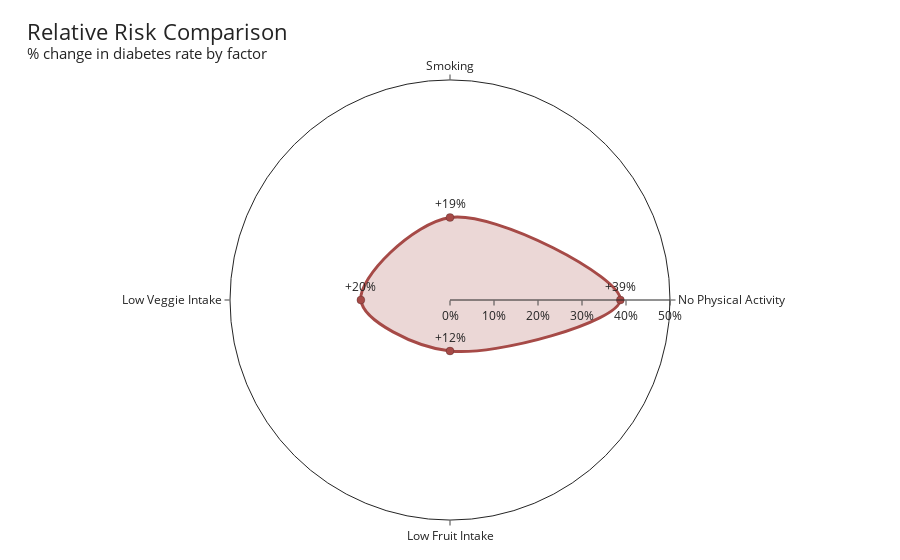

Write notebook code for a chart like this one.
### Markdown cell above
### Relative Risk Radar
*Compute the % change in diabetes prevalence for each factor and visualize it on a radar chart.*

### Code cell
# Radar: % increase = (with/without - 1) * 100 
import math
import plotly.graph_objects as go

df_bars["% Increase"] = (df_bars["With Risk"] / df_bars["Without Risk"] - 1) * 100

# Categories + values
cats = df_bars["Factor"].tolist()
vals = df_bars["% Increase"].tolist()
cats_closed = cats + cats[:1]
vals_closed = vals + vals[:1]

# Axis bounds with padding (handles negatives)
vmax = max(vals) if vals else 0
vmin = min(vals) if vals else 0
pad_hi = 0.10 * (abs(vmax) if vmax else 1)
pad_lo = 0.10 * (abs(vmin) if vmin else 1)
rmax = max(10, math.ceil((vmax + pad_hi) / 10.0) * 10.0)
rmin = math.floor((min(0, vmin - pad_lo)) / 10.0) * 10.0

hover = [
    (f"<b>{row.Factor}</b><br>"
     f"With risk: {row['With Risk']:.1%}<br>"
     f"Without risk: {row['Without Risk']:.1%}<br>"
     f"Δ risk: {row['% Increase']:+.1f}%")
    for _, row in df_bars.iterrows()
]
hover_closed = hover + hover[:1]

line_color = "#a64a47"
fill_color = "rgba(166, 74, 71, 0.22)"

fig = go.Figure()

fig.add_trace(go.Scatterpolar(
    theta=cats_closed, r=vals_closed,
    mode="lines",
    line=dict(color=line_color, width=3, shape="spline"),
    fill="toself", fillcolor=fill_color,
    hoveron="points+fills",            
    hoverinfo="text", hovertext=hover_closed,
    showlegend=False
))

fig.add_trace(go.Scatterpolar(
    theta=cats, r=vals,
    mode="markers+text",
    marker=dict(size=8, line=dict(width=1, color="rgba(0,0,0,0.2)"), color=line_color),
    text=[f"{v:+.0f}%" for v in vals],
    textposition="top center",
    hoverinfo="text",                 
    hovertext=hover,                   
    showlegend=False
))


fig.update_layout(
    title=dict(
        text="Relative Risk Comparison<br><sup>% change in diabetes rate by factor</sup>",
        x=0.03, xanchor="left", font=dict(size=22)
    ),
    template="simple_white",
    paper_bgcolor="white",
    polar=dict(
        bgcolor="white",
        angularaxis=dict(
            rotation=90, direction="clockwise",
            gridcolor="#e9eef3", gridwidth=1, tickfont=dict(size=12)
        ),
        radialaxis=dict(
            visible=True, range=[rmin, rmax],
            tick0=0, dtick=10, ticksuffix="%",
            gridcolor="#e9eef3", gridwidth=1, tickfont=dict(size=12)
        )
    ),
    margin=dict(l=40, r=40, t=80, b=40)
)

fig.show()

### Figure 1 — Plotly figure (JSON) as saved in the notebook; plotly's stock layout.template omitted (floating-point values rounded to 4 significant figures)
{"data": [{"fill": "toself", "fillcolor": "rgba(166, 74, 71, 0.22)", "hoverinfo": "text", "hoveron": "points+fills", "hovertext": ["<b>Smoking</b><br>With risk: 54.5%<br>Without risk: 45.9%<br>Δ risk: +18.8%", "<b>No Physical Activity</b><br>With risk: 62.2%<br>Without risk: 44.8%<br>Δ risk: +38.7%", "<b>Low Fruit Intake</b><br>With risk: 53.4%<br>Without risk: 47.8%<br>Δ risk: +11.6%", "<b>Low Veggie Intake</b><br>With risk: 57.7%<br>Without risk: 47.9%<br>Δ risk: +20.3%", "<b>Smoking</b><br>With risk: 54.5%<br>Without risk: 45.9%<br>Δ risk: +18.8%"], "line": {"color": "#a64a47", "shape": "spline", "width": 3}, "mode": "lines", "r": [18.76, 38.72, 11.6, 20.26, 18.76], "showlegend": false, "theta": ["Smoking", "No Physical Activity", "Low Fruit Intake", "Low Veggie Intake", "Smoking"], "type": "scatterpolar"}, {"hoverinfo": "text", "hovertext": ["<b>Smoking</b><br>With risk: 54.5%<br>Without risk: 45.9%<br>Δ risk: +18.8%", "<b>No Physical Activity</b><br>With risk: 62.2%<br>Without risk: 44.8%<br>Δ risk: +38.7%", "<b>Low Fruit Intake</b><br>With risk: 53.4%<br>Without risk: 47.8%<br>Δ risk: +11.6%", "<b>Low Veggie Intake</b><br>With risk: 57.7%<br>Without risk: 47.9%<br>Δ risk: +20.3%"], "marker": {"color": "#a64a47", "line": {"color": "rgba(0,0,0,0.2)", "width": 1}, "size": 8}, "mode": "markers+text", "r": [18.76, 38.72, 11.6, 20.26], "showlegend": false, "text": ["+19%", "+39%", "+12%", "+20%"], "textposition": "top center", "theta": ["Smoking", "No Physical Activity", "Low Fruit Intake", "Low Veggie Intake"], "type": "scatterpolar"}], "layout": {"margin": {"b": 40, "l": 40, "r": 40, "t": 80}, "paper_bgcolor": "white", "polar": {"angularaxis": {"direction": "clockwise", "gridcolor": "#e9eef3", "gridwidth": 1, "rotation": 90, "tickfont": {"size": 12}}, "bgcolor": "white", "radialaxis": {"dtick": 10, "gridcolor": "#e9eef3", "gridwidth": 1, "range": [0, 50], "tick0": 0, "tickfont": {"size": 12}, "ticksuffix": "%", "visible": true}}, "title": {"font": {"size": 22}, "text": "Relative Risk Comparison<br><sup>% change in diabetes rate by factor</sup>", "x": 0.03, "xanchor": "left"}}}
